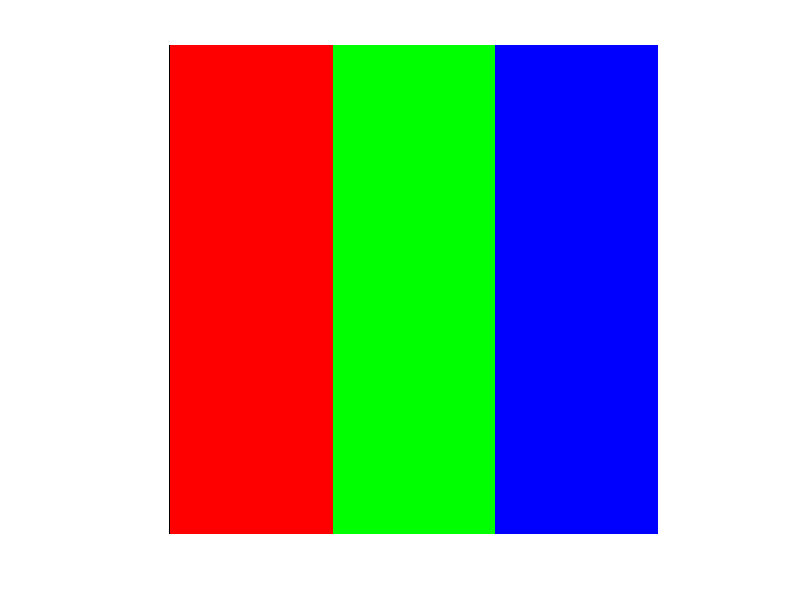

This figure's MATLAB source: (Note: this script raises an error after producing the figure.)
% Color: RGB 3-Dimensional Matrix
% Overlay 3 Matricies
clear all; clc; close all;
%These are 2D arrays with a 3 by 3 array
A_R = [255 0 0; 255 0 0; 255 0 0;];
A_G = [0 255 0; 0 255 0; 0 255 0;];
A_B = [0 0 255; 0 0 255; 0 0 255;];
A = zeros(3,3,3); %this is a 3D array of all zeros
%The zeros() function creates an array of all zeros
%the number of arguments corresponds to the dimension
%a single argument creates a square array, double arguments create
%rectangular array, triple arguments create 3D array
A(:,:,1) = A_R; %for all rows and all columns on the first "page" (layer), replace all zeros with A_R array
A(:,:,2) = A_G; %for all rows and all columns on the second "page" (layer), replace all zeros with A_R array
A(:,:,3) = A_B; %for all rows and all columns on the third "page" (layer), replace all zeros with A_R array
%here^ we are extending our 2D arrays to make it 3D, i.e: we are layering
%it
imshow(uint8(A))
truesize(gcf,[100 100])
set (gcf, 'Units', 'normalized', 'Position', [0.1,0.1,0.7,0.7]);